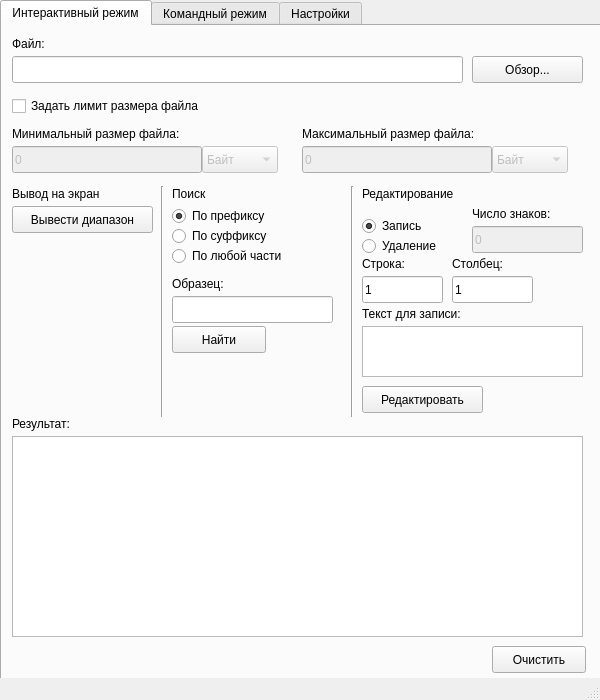
<?xml version="1.0" encoding="UTF-8"?>
<ui version="4.0">
 <class>MainWindow</class>
 <widget class="QMainWindow" name="MainWindow">
  <property name="geometry">
   <rect>
    <x>0</x>
    <y>0</y>
    <width>600</width>
    <height>700</height>
   </rect>
  </property>
  <property name="minimumSize">
   <size>
    <width>600</width>
    <height>700</height>
   </size>
  </property>
  <property name="maximumSize">
   <size>
    <width>600</width>
    <height>700</height>
   </size>
  </property>
  <property name="windowTitle">
   <string>TextProcessor</string>
  </property>
  <widget class="QWidget" name="centralWidget">
   <widget class="QTabWidget" name="tabWidget">
    <property name="geometry">
     <rect>
      <x>0</x>
      <y>0</y>
      <width>619</width>
      <height>816</height>
     </rect>
    </property>
    <property name="currentIndex">
     <number>0</number>
    </property>
    <widget class="QWidget" name="tab">
     <attribute name="title">
      <string>Интерактивный режим</string>
     </attribute>
     <widget class="QLabel" name="label">
      <property name="geometry">
       <rect>
        <x>10</x>
        <y>10</y>
        <width>61</width>
        <height>15</height>
       </rect>
      </property>
      <property name="text">
       <string>Файл:</string>
      </property>
     </widget>
     <widget class="QLineEdit" name="InteractiveFileName">
      <property name="geometry">
       <rect>
        <x>10</x>
        <y>30</y>
        <width>451</width>
        <height>27</height>
       </rect>
      </property>
      <property name="text">
       <string/>
      </property>
     </widget>
     <widget class="QPushButton" name="InteractiveSelectFile">
      <property name="geometry">
       <rect>
        <x>470</x>
        <y>30</y>
        <width>111</width>
        <height>27</height>
       </rect>
      </property>
      <property name="text">
       <string>Обзор...</string>
      </property>
     </widget>
     <widget class="QLineEdit" name="InteractiveFileSizeMin">
      <property name="enabled">
       <bool>false</bool>
      </property>
      <property name="geometry">
       <rect>
        <x>10</x>
        <y>120</y>
        <width>190</width>
        <height>27</height>
       </rect>
      </property>
      <property name="text">
       <string>0</string>
      </property>
     </widget>
     <widget class="QLabel" name="label_2">
      <property name="geometry">
       <rect>
        <x>10</x>
        <y>100</y>
        <width>251</width>
        <height>16</height>
       </rect>
      </property>
      <property name="text">
       <string>Минимальный размер файла:</string>
      </property>
     </widget>
     <widget class="QLabel" name="label_3">
      <property name="geometry">
       <rect>
        <x>300</x>
        <y>100</y>
        <width>251</width>
        <height>16</height>
       </rect>
      </property>
      <property name="text">
       <string>Максимальный размер файла:</string>
      </property>
     </widget>
     <widget class="QLineEdit" name="InteractiveFileSizeMax">
      <property name="enabled">
       <bool>false</bool>
      </property>
      <property name="geometry">
       <rect>
        <x>300</x>
        <y>120</y>
        <width>190</width>
        <height>27</height>
       </rect>
      </property>
      <property name="text">
       <string>0</string>
      </property>
     </widget>
     <widget class="QComboBox" name="InteractiveFileSizeMinType">
      <property name="enabled">
       <bool>false</bool>
      </property>
      <property name="geometry">
       <rect>
        <x>200</x>
        <y>120</y>
        <width>76</width>
        <height>27</height>
       </rect>
      </property>
      <item>
       <property name="text">
        <string notr="true">Байт</string>
       </property>
      </item>
      <item>
       <property name="text">
        <string>КБ</string>
       </property>
      </item>
      <item>
       <property name="text">
        <string>МБ</string>
       </property>
      </item>
      <item>
       <property name="text">
        <string>ГБ</string>
       </property>
      </item>
     </widget>
     <widget class="QComboBox" name="InteractiveFileSizeMaxType">
      <property name="enabled">
       <bool>false</bool>
      </property>
      <property name="geometry">
       <rect>
        <x>490</x>
        <y>120</y>
        <width>76</width>
        <height>27</height>
       </rect>
      </property>
      <item>
       <property name="text">
        <string>Байт</string>
       </property>
      </item>
      <item>
       <property name="text">
        <string>КБ</string>
       </property>
      </item>
      <item>
       <property name="text">
        <string>МБ</string>
       </property>
      </item>
      <item>
       <property name="text">
        <string>ГБ</string>
       </property>
      </item>
     </widget>
     <widget class="QCheckBox" name="InteractiveSetFileLimits">
      <property name="geometry">
       <rect>
        <x>10</x>
        <y>70</y>
        <width>241</width>
        <height>20</height>
       </rect>
      </property>
      <property name="text">
       <string>Задать лимит размера файла</string>
      </property>
     </widget>
     <widget class="Line" name="line">
      <property name="geometry">
       <rect>
        <x>150</x>
        <y>160</y>
        <width>21</width>
        <height>231</height>
       </rect>
      </property>
      <property name="orientation">
       <enum>Qt::Vertical</enum>
      </property>
     </widget>
     <widget class="QPushButton" name="InteractiveGetRange">
      <property name="geometry">
       <rect>
        <x>10</x>
        <y>180</y>
        <width>141</width>
        <height>27</height>
       </rect>
      </property>
      <property name="text">
       <string>Вывести диапазон</string>
      </property>
     </widget>
     <widget class="QLabel" name="label_6">
      <property name="geometry">
       <rect>
        <x>10</x>
        <y>160</y>
        <width>121</width>
        <height>16</height>
       </rect>
      </property>
      <property name="text">
       <string>Вывод на экран</string>
      </property>
     </widget>
     <widget class="QLabel" name="label_7">
      <property name="geometry">
       <rect>
        <x>170</x>
        <y>160</y>
        <width>61</width>
        <height>15</height>
       </rect>
      </property>
      <property name="text">
       <string>Поиск</string>
      </property>
     </widget>
     <widget class="QRadioButton" name="InteractiveSearchParamPrefix">
      <property name="geometry">
       <rect>
        <x>170</x>
        <y>180</y>
        <width>141</width>
        <height>20</height>
       </rect>
      </property>
      <property name="text">
       <string>По префиксу</string>
      </property>
      <property name="checked">
       <bool>true</bool>
      </property>
     </widget>
     <widget class="QRadioButton" name="InteractiveSearchParamPostfix">
      <property name="geometry">
       <rect>
        <x>170</x>
        <y>200</y>
        <width>141</width>
        <height>20</height>
       </rect>
      </property>
      <property name="text">
       <string>По суффиксу</string>
      </property>
      <property name="checked">
       <bool>false</bool>
      </property>
     </widget>
     <widget class="QRadioButton" name="InteractiveSearchParamBasic">
      <property name="geometry">
       <rect>
        <x>170</x>
        <y>220</y>
        <width>141</width>
        <height>20</height>
       </rect>
      </property>
      <property name="text">
       <string>По любой части</string>
      </property>
     </widget>
     <widget class="QLabel" name="label_8">
      <property name="geometry">
       <rect>
        <x>170</x>
        <y>250</y>
        <width>61</width>
        <height>15</height>
       </rect>
      </property>
      <property name="text">
       <string>Образец:</string>
      </property>
     </widget>
     <widget class="QLineEdit" name="InteractiveSearchSubstr">
      <property name="geometry">
       <rect>
        <x>170</x>
        <y>270</y>
        <width>161</width>
        <height>27</height>
       </rect>
      </property>
     </widget>
     <widget class="QPushButton" name="InteractiveSearch">
      <property name="geometry">
       <rect>
        <x>170</x>
        <y>300</y>
        <width>94</width>
        <height>27</height>
       </rect>
      </property>
      <property name="text">
       <string>Найти</string>
      </property>
     </widget>
     <widget class="Line" name="line_2">
      <property name="geometry">
       <rect>
        <x>340</x>
        <y>160</y>
        <width>21</width>
        <height>231</height>
       </rect>
      </property>
      <property name="orientation">
       <enum>Qt::Vertical</enum>
      </property>
     </widget>
     <widget class="QWidget" name="widget_2" native="true">
      <property name="geometry">
       <rect>
        <x>360</x>
        <y>180</y>
        <width>101</width>
        <height>51</height>
       </rect>
      </property>
      <widget class="QRadioButton" name="InteractiveEditWrite">
       <property name="geometry">
        <rect>
         <x>0</x>
         <y>10</y>
         <width>81</width>
         <height>20</height>
        </rect>
       </property>
       <property name="text">
        <string>Запись</string>
       </property>
       <property name="checked">
        <bool>true</bool>
       </property>
      </widget>
      <widget class="QRadioButton" name="InteractiveEditDelete">
       <property name="geometry">
        <rect>
         <x>0</x>
         <y>30</y>
         <width>91</width>
         <height>20</height>
        </rect>
       </property>
       <property name="text">
        <string>Удаление</string>
       </property>
      </widget>
     </widget>
     <widget class="QLabel" name="label_9">
      <property name="geometry">
       <rect>
        <x>360</x>
        <y>280</y>
        <width>131</width>
        <height>16</height>
       </rect>
      </property>
      <property name="text">
       <string>Текст для записи:</string>
      </property>
     </widget>
     <widget class="QLabel" name="label_10">
      <property name="geometry">
       <rect>
        <x>360</x>
        <y>160</y>
        <width>121</width>
        <height>16</height>
       </rect>
      </property>
      <property name="text">
       <string>Редактирование</string>
      </property>
     </widget>
     <widget class="QLabel" name="label_11">
      <property name="geometry">
       <rect>
        <x>360</x>
        <y>230</y>
        <width>61</width>
        <height>15</height>
       </rect>
      </property>
      <property name="text">
       <string>Строка:</string>
      </property>
     </widget>
     <widget class="QLineEdit" name="InteractiveEditRow">
      <property name="geometry">
       <rect>
        <x>360</x>
        <y>250</y>
        <width>81</width>
        <height>27</height>
       </rect>
      </property>
      <property name="text">
       <string>1</string>
      </property>
     </widget>
     <widget class="QLineEdit" name="InteractiveEditCol">
      <property name="geometry">
       <rect>
        <x>450</x>
        <y>250</y>
        <width>81</width>
        <height>27</height>
       </rect>
      </property>
      <property name="text">
       <string>1</string>
      </property>
     </widget>
     <widget class="QLabel" name="label_12">
      <property name="geometry">
       <rect>
        <x>450</x>
        <y>230</y>
        <width>71</width>
        <height>16</height>
       </rect>
      </property>
      <property name="text">
       <string>Столбец:</string>
      </property>
     </widget>
     <widget class="QPushButton" name="InteractiveEdit">
      <property name="geometry">
       <rect>
        <x>360</x>
        <y>360</y>
        <width>121</width>
        <height>27</height>
       </rect>
      </property>
      <property name="text">
       <string>Редактировать</string>
      </property>
     </widget>
     <widget class="QLabel" name="label_13">
      <property name="geometry">
       <rect>
        <x>10</x>
        <y>390</y>
        <width>81</width>
        <height>16</height>
       </rect>
      </property>
      <property name="text">
       <string>Результат:</string>
      </property>
     </widget>
     <widget class="QTextEdit" name="InteractiveResult">
      <property name="geometry">
       <rect>
        <x>10</x>
        <y>410</y>
        <width>571</width>
        <height>201</height>
       </rect>
      </property>
     </widget>
     <widget class="QPushButton" name="InteractiveResultClear">
      <property name="geometry">
       <rect>
        <x>490</x>
        <y>620</y>
        <width>94</width>
        <height>27</height>
       </rect>
      </property>
      <property name="text">
       <string>Очистить</string>
      </property>
     </widget>
     <widget class="QLineEdit" name="InteractiveEditSymCnt">
      <property name="enabled">
       <bool>false</bool>
      </property>
      <property name="geometry">
       <rect>
        <x>470</x>
        <y>200</y>
        <width>111</width>
        <height>27</height>
       </rect>
      </property>
      <property name="text">
       <string>0</string>
      </property>
     </widget>
     <widget class="QLabel" name="label_14">
      <property name="geometry">
       <rect>
        <x>470</x>
        <y>180</y>
        <width>101</width>
        <height>16</height>
       </rect>
      </property>
      <property name="text">
       <string>Число знаков:</string>
      </property>
     </widget>
     <widget class="QPlainTextEdit" name="InteractiveEditText">
      <property name="geometry">
       <rect>
        <x>360</x>
        <y>300</y>
        <width>221</width>
        <height>51</height>
       </rect>
      </property>
     </widget>
    </widget>
    <widget class="QWidget" name="tab_2">
     <attribute name="title">
      <string>Командный режим</string>
     </attribute>
     <widget class="QPushButton" name="ConsoleStart">
      <property name="geometry">
       <rect>
        <x>10</x>
        <y>250</y>
        <width>571</width>
        <height>41</height>
       </rect>
      </property>
      <property name="text">
       <string>Выполнить</string>
      </property>
     </widget>
     <widget class="QLabel" name="label_4">
      <property name="geometry">
       <rect>
        <x>10</x>
        <y>200</y>
        <width>81</width>
        <height>16</height>
       </rect>
      </property>
      <property name="text">
       <string>Команда:</string>
      </property>
     </widget>
     <widget class="QLineEdit" name="ConsoleIn">
      <property name="geometry">
       <rect>
        <x>10</x>
        <y>220</y>
        <width>571</width>
        <height>27</height>
       </rect>
      </property>
     </widget>
     <widget class="QLabel" name="label_5">
      <property name="geometry">
       <rect>
        <x>10</x>
        <y>300</y>
        <width>91</width>
        <height>16</height>
       </rect>
      </property>
      <property name="text">
       <string>Результат:</string>
      </property>
     </widget>
     <widget class="QLabel" name="label_15">
      <property name="geometry">
       <rect>
        <x>10</x>
        <y>10</y>
        <width>191</width>
        <height>16</height>
       </rect>
      </property>
      <property name="text">
       <string>Список текстовых команд:</string>
      </property>
     </widget>
     <widget class="QLabel" name="label_16">
      <property name="geometry">
       <rect>
        <x>10</x>
        <y>40</y>
        <width>291</width>
        <height>16</height>
       </rect>
      </property>
      <property name="text">
       <string>range &lt;file&gt; [&lt;min&gt; &lt;max&gt;] - диапазон</string>
      </property>
     </widget>
     <widget class="QLabel" name="label_17">
      <property name="geometry">
       <rect>
        <x>10</x>
        <y>60</y>
        <width>441</width>
        <height>16</height>
       </rect>
      </property>
      <property name="text">
       <string>search &lt;file&gt; prefix &lt;substr&gt; [&lt;min&gt; &lt;max&gt;] - поиск префикса</string>
      </property>
     </widget>
     <widget class="QLabel" name="label_18">
      <property name="geometry">
       <rect>
        <x>10</x>
        <y>80</y>
        <width>451</width>
        <height>16</height>
       </rect>
      </property>
      <property name="text">
       <string>search &lt;file&gt; postfix &lt;substr&gt; [&lt;min&gt; &lt;max&gt;] - поиск суффикса</string>
      </property>
     </widget>
     <widget class="QLabel" name="label_19">
      <property name="geometry">
       <rect>
        <x>10</x>
        <y>100</y>
        <width>451</width>
        <height>16</height>
       </rect>
      </property>
      <property name="text">
       <string>search &lt;file &gt; basic &lt;substr&gt; [&lt;min&gt; &lt;max&gt;] - обычный поиск</string>
      </property>
     </widget>
     <widget class="QLabel" name="label_20">
      <property name="geometry">
       <rect>
        <x>10</x>
        <y>120</y>
        <width>551</width>
        <height>16</height>
       </rect>
      </property>
      <property name="text">
       <string>edit &lt;file&gt; &lt;row&gt; &lt;col&gt; &lt;text&gt; [&lt;min&gt; &lt;max&gt;] - вставка в заданную позицию</string>
      </property>
     </widget>
     <widget class="QLabel" name="label_21">
      <property name="geometry">
       <rect>
        <x>10</x>
        <y>140</y>
        <width>581</width>
        <height>16</height>
       </rect>
      </property>
      <property name="text">
       <string>delete &lt;file&gt; &lt;row&gt; &lt;col&gt; &lt;length&gt; [&lt;min&gt; &lt;max&gt;]- удаление из заданной позиции</string>
      </property>
     </widget>
     <widget class="QTextEdit" name="ConsoleOut">
      <property name="geometry">
       <rect>
        <x>10</x>
        <y>320</y>
        <width>571</width>
        <height>321</height>
       </rect>
      </property>
     </widget>
     <widget class="QLabel" name="label_22">
      <property name="geometry">
       <rect>
        <x>10</x>
        <y>170</y>
        <width>571</width>
        <height>16</height>
       </rect>
      </property>
      <property name="text">
       <string>Перед пробелами используйте знак '\'</string>
      </property>
     </widget>
    </widget>
    <widget class="QWidget" name="tab_3">
     <attribute name="title">
      <string>Настройки</string>
     </attribute>
     <widget class="QLineEdit" name="SettingsMemoryLimit">
      <property name="enabled">
       <bool>true</bool>
      </property>
      <property name="geometry">
       <rect>
        <x>10</x>
        <y>30</y>
        <width>190</width>
        <height>27</height>
       </rect>
      </property>
      <property name="text">
       <string>256</string>
      </property>
     </widget>
     <widget class="QComboBox" name="SettingsMemoryLimitType">
      <property name="enabled">
       <bool>true</bool>
      </property>
      <property name="geometry">
       <rect>
        <x>200</x>
        <y>30</y>
        <width>76</width>
        <height>27</height>
       </rect>
      </property>
      <item>
       <property name="text">
        <string notr="true">Байт</string>
       </property>
      </item>
      <item>
       <property name="text">
        <string>КБ</string>
       </property>
      </item>
      <item>
       <property name="text">
        <string>МБ</string>
       </property>
      </item>
      <item>
       <property name="text">
        <string>ГБ</string>
       </property>
      </item>
     </widget>
     <widget class="QLabel" name="label_23">
      <property name="geometry">
       <rect>
        <x>10</x>
        <y>10</y>
        <width>341</width>
        <height>16</height>
       </rect>
      </property>
      <property name="text">
       <string>Максимальный размер отображённой памяти:</string>
      </property>
     </widget>
    </widget>
   </widget>
  </widget>
  <widget class="QStatusBar" name="statusBar"/>
 </widget>
 <layoutdefault spacing="6" margin="11"/>
 <resources/>
 <connections/>
</ui>
